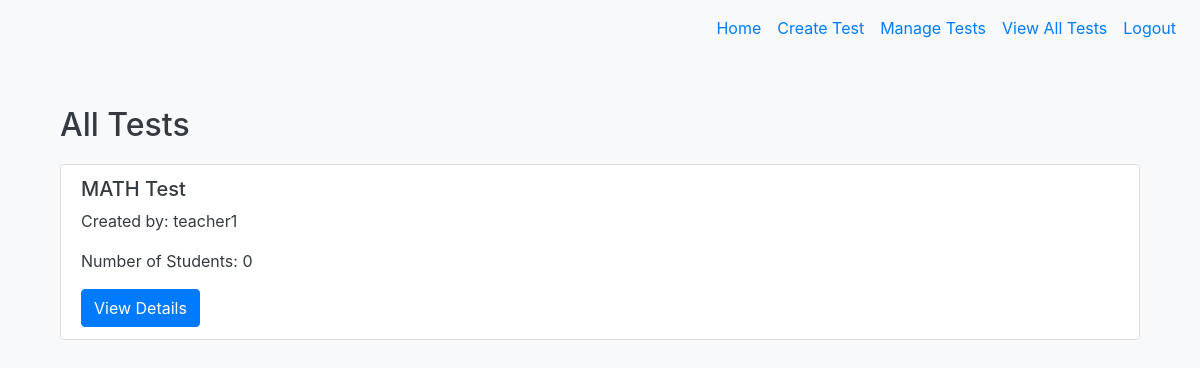
/tests (signed in), run on an earlier commit of the app's database.
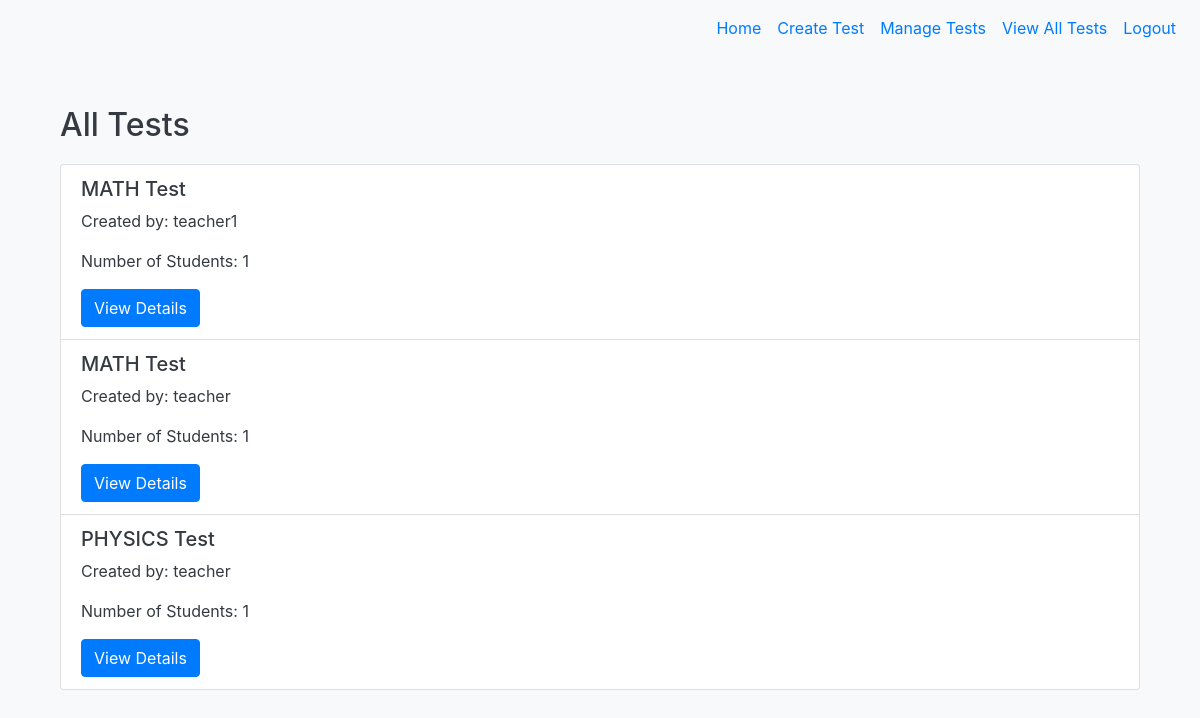
And on a later commit of the database.
### tables this page shows
CREATE TABLE "Test" (
    id INTEGER PRIMARY KEY AUTOINCREMENT,
    test_name TEXT NOT NULL,
    test_description TEXT,
    teacher_id INTEGER,
    FOREIGN KEY (teacher_id) REFERENCES User(id) ON DELETE CASCADE
);

### app.py (the view)
@app.route('/tests')
@login_required
def view_all_tests():
    tests = db.execute("SELECT Test.id, Test.test_name, Test.test_description, User.username AS teacher_name, COUNT(DISTINCT Answer.student_id) AS student_count "
                       "FROM Test "
                       "LEFT JOIN User ON Test.teacher_id = User.id "
                       "LEFT JOIN Answer ON Test.id = Answer.test_id "
                       "GROUP BY Test.id")
    return render_template('view_all_tests.html', tests=tests)

### app.py (called while the page is built)
@login_manager.user_loader
def load_user(user_id):
    user = db.execute("SELECT * FROM User WHERE id = ?", user_id)
    if user:
        return User(id=user[0]['id'], username=user[0]['username'], password=user[0]['password'], role=user[0]['role'])
    return None

### templates/view_all_tests.html
{% extends "base.html" %}
{% block content %}
<div class="container mt-4">
    <h2>All Tests</h2>
    <ul class="list-group">
        {% for test in tests %}
        <li class="list-group-item">
            <h5>{{ test.test_name }}</h5>
            <p>Created by: {{ test.teacher_name }}</p>
            <p>Number of Students: {{ test.student_count }}</p>
            <a href="/test/{{ test.id }}/details" class="btn btn-primary">View Details</a>
        </li>
        {% endfor %}
    </ul>
</div>
{% endblock %}

What changed in the data, as far as the page shows it:
computed for Test (number 1 of 3 on the later page): student_count "0" → "1"
added Test: test_name "MATH Test", teacher_name "teacher", student_count "1"
added Test: test_name "PHYSICS Test", teacher_name "teacher", student_count "1"
